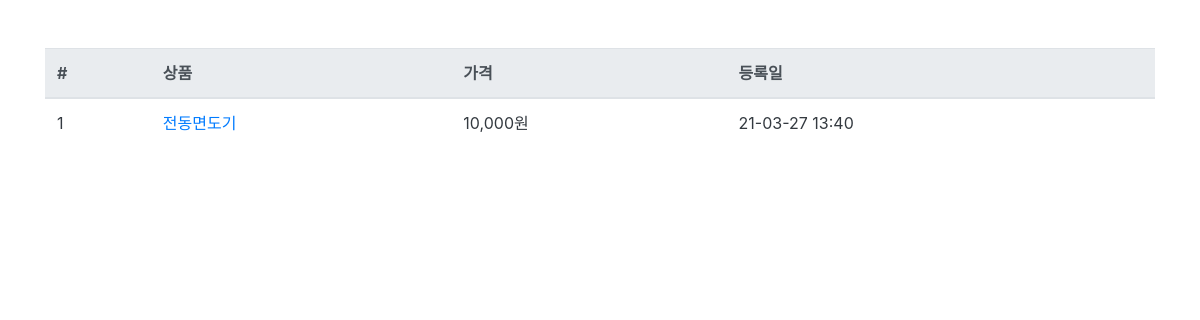
Before: /product/ with the older database file.
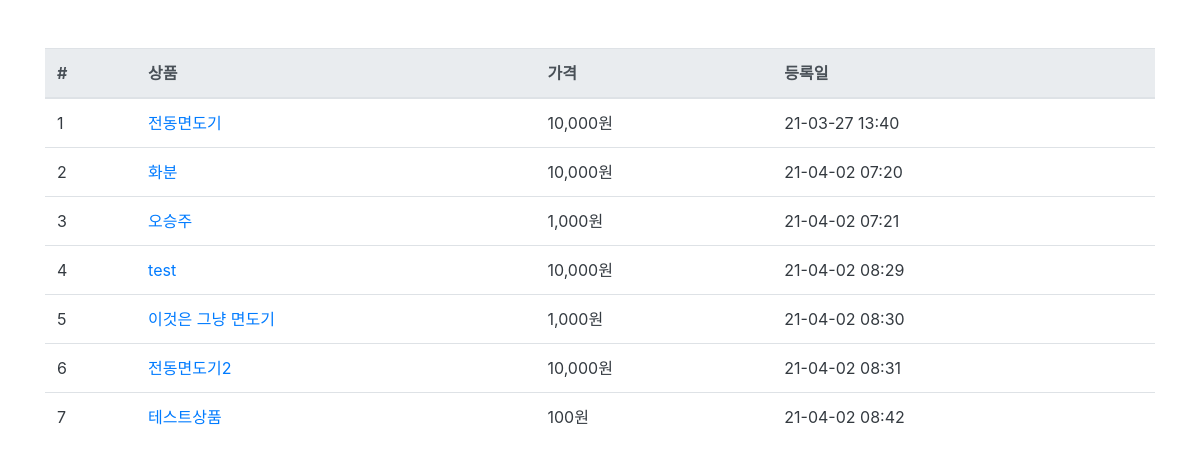
After: the same page with the newer database file.
### product/models.py (models this page shows, shortened)
class Product(models.Model):
    name = models.CharField(verbose_name = "상품명", max_length=50)
    price = models.IntegerField(verbose_name = "상품가격")
    description = models.TextField(verbose_name = "상품설명")
    stuck = models.IntegerField(verbose_name = "재고")
    register_date = models.DateTimeField(verbose_name = "상품등록일", auto_now_add=True)
    class Meta:
        db_table = "product"
        verbose_name = "상품"
        verbose_name_plural = "상품"

### product/views.py (the view)
# urls.py: path('product/', ProductList.as_view()),
class ProductList(ListView):
    model = Product
    template_name = 'product.html'

### product/templates/product.html
{% extends "base.html" %}
{% load humanize %}
{%block contents%}
<div class="row mt-5">
<div class="col-12">
    <table class="table">
 <thead class="thead-light">
   <tr>
      <th>#</th>
      <th>상품</th>
      <th>가격</th>
      <th>등록일</th>
   </tr>
 </thead>
 <tbody class="text-dark">
 {% for product in object_list%}
   <tr>
       <td>{{product.id}}</td>
      <td><a href="/product/{{product.id}}">{{product.name}}</a></td>
      <td>{{product.price|intcomma }}원</td>
      <td>{{product.register_date|date:'y-m-d H:i'}}</td>
   </tr>
   {%endfor%}
 </tbody>
</table>
</div>
</div>
{%endblock%}

Changed rows visible on the page:
added Product: id "2", name "화분", price "10,000", register_date "21-04-02 07:20"
added Product: id "3", name "오승주", price "1,000", register_date "21-04-02 07:21"
added Product: id "4", name "test", price "10,000", register_date "21-04-02 08:29"
added Product: id "5", name "이것은 그냥 면도기", price "1,000", register_date "21-04-02 08:30"
added Product: id "6", name "전동면도기2", price "10,000", register_date "21-04-02 08:31"
added Product: id "7", name "테스트상품", price "100", register_date "21-04-02 08:42"
